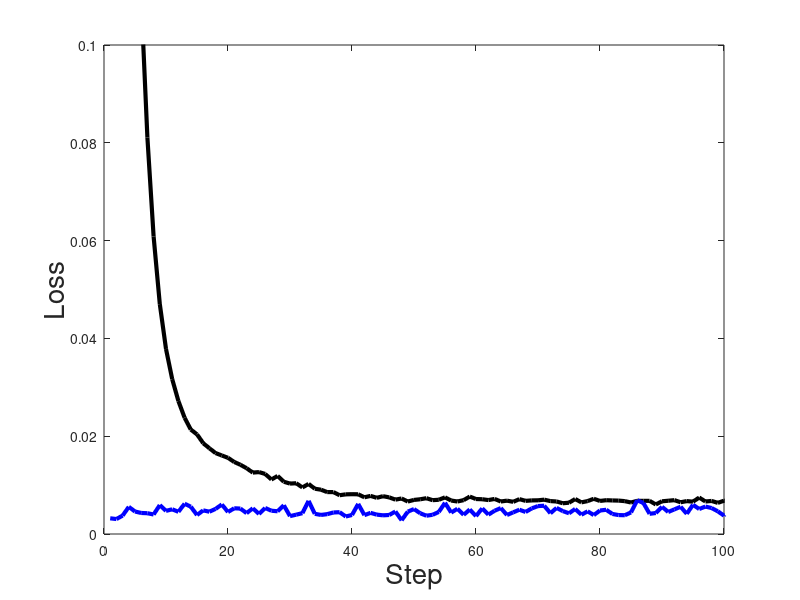

This chart was generated by the following MATLAB code: (Note: this script raises an error after producing the figure.)
clear;
close all;

Training_loss = csvread('ANN_Training_loss.csv');
Test_loss = csvread('ANN_Test_loss.csv');

lw = 3;
fs = 20;

figure(1);
plot(Training_loss, 'k', 'Linewidth', lw);
hold on;
plot(Test_loss, 'b', 'Linewidth', lw);
xlabel('Step', 'Fontsize', fs);
ylabel('Loss', 'Fontsize', fs);
ylim([0 0.1]);
xlim([0 100]);
ax = gca;
ax.FontSize = 15;
ax.FontWeight = 'bold';

figure(2);
plot(Training_loss, 'k', 'Linewidth', lw);
hold on;
plot(Test_loss, 'b', 'Linewidth', lw);
xlabel('Step', 'Fontsize', fs);
ylabel('Loss', 'Fontsize', fs);
ax = gca;
ax.FontSize = 15;
ax.FontWeight = 'bold';